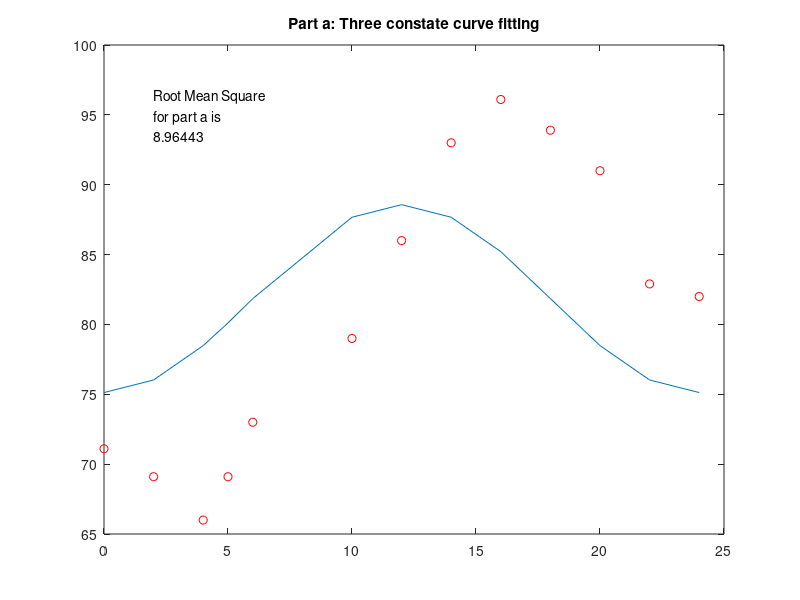
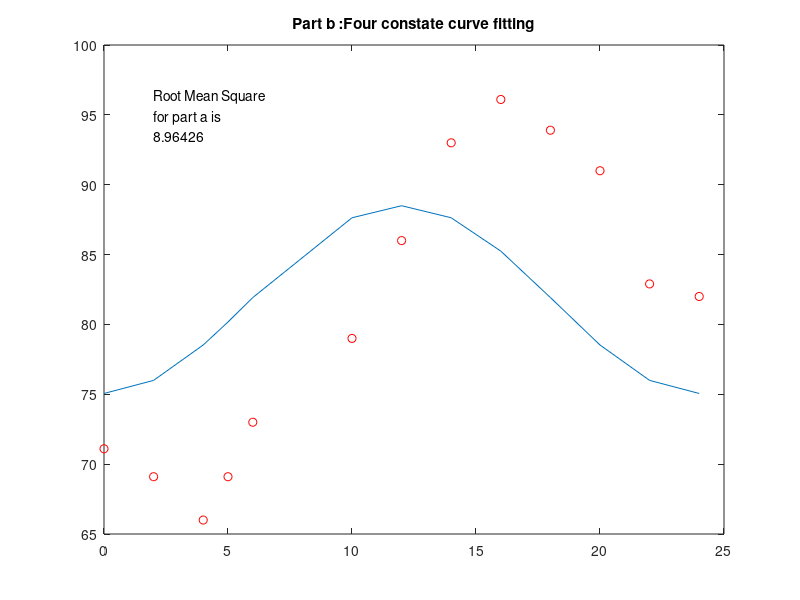

Recreate these plots in MATLAB, in order.
clc;
clear all;
close all;
t = [0 2 4 5 6 10 12 14 16 18 20 22 24];
y = [71.1 69.1 66 69.1 73 79 86 93 96.1 93.9 91 82.9 82];
figure,
plot(t,y,'ro')
title('Part a: Three constate curve fitting')
F = @(c,tdata) c(1) + c(2)*cos(pi*tdata/12) + c(3)*cos(pi*tdata/12) ;
c0 = [70 0 0 ];
[c,resnorm,~,ecitflag,output] = lsqcurvefit(F,c0,t,y)
hold on
plot(t,F(c,t));

f = F(c,t);
rmse = sqrt(mean((y(:) - f(:)).^2));
str = {'Root Mean Square','for part a is',rmse};
text(2,95,str);
hold off


t = [0 2 4 5 6 10 12 14 16 18 20 22 24];
y = [71.1 69.1 66 69.1 73 79 86 93 96.1 93.9 91 82.9 82];

figure,
plot(t,y,'ro')
title('Part b :Four constate curve fitting')
F = @(c,tdata) c(1) + c(2)*cos(pi*tdata/12) + c(3)*cos(pi*tdata/12) +c(3)*cos(pi*tdata/6) ;
c0 = [70 0 0 0];
[c,resnorm,~,ecitflag,output] = lsqcurvefit(F,c0,t,y)
hold on
plot(t,F(c,t));
f = F(c,t);
rmse = sqrt(mean((y(:) - f(:)).^2));
str = {'Root Mean Square','for part a is',rmse};
text(2,95,str);
